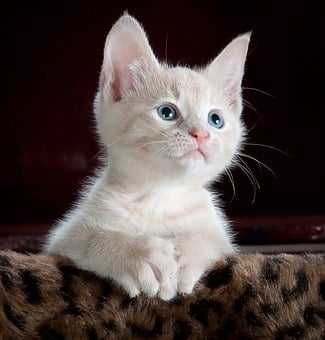
#> input picture cat.jpg, 325 x 340 px, found by its file name
$ python 4_Image_Resize.py
#> lines starting #> are read from the running program, lines starting #| are printed output that depends on the picture
# Importing Library
import cv2

# To Read Image
cat = cv2.imread("C:/Users/ELCOT/Desktop/cat.jpg")
#> cat is the input picture: shape (340, 325, 3); mean B, G, R 64.4, 66.9, 78.5

# To Print Shape
print(cat.shape)
#| (340, 325, 3)

# To Show the Image
cv2.imshow("Cat", cat)

# 1. To Resize the Image
catResize = cv2.resize(cat, (600,600))
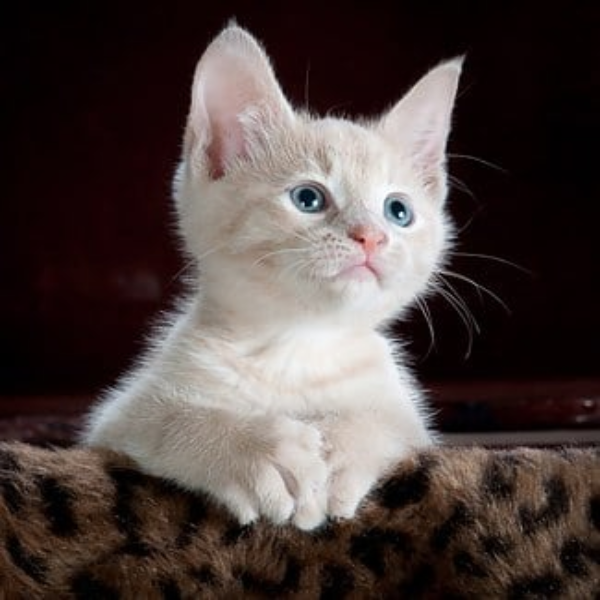
#> catResize: shape (600, 600, 3); mean B, G, R 64.3, 66.8, 78.4

catResizeA = cv2.resize(cat, (600,600), interpolation = cv2.INTER_AREA)

catResizeC = cv2.resize(cat, (600,600), interpolation = cv2.INTER_CUBIC)

# INTER_AREA is used for shrinking, whereas the INTER_CUBIC is used for zooming

# To Print Shape of the Resized Image
print(catResize.shape)
#| (600, 600, 3)

# To Show the Resized Image
cv2.imshow("Resized Cat", catResize)

cv2.imshow("Resized Image using INTER_AREA", catResizeA)

cv2.imshow("Resized Image using INTER_CUBIC", catResizeC)

# 2. To Crop Image
catCrop = cat[0:500, 200:800]
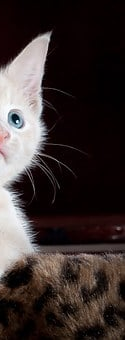
#> catCrop: shape (340, 125, 3); mean B, G, R 47.9, 49.3, 59.1

# To Show the Cropped Image
cv2.imshow("Cropped Cat", catCrop)

# To Delay
cv2.waitKey(0)
